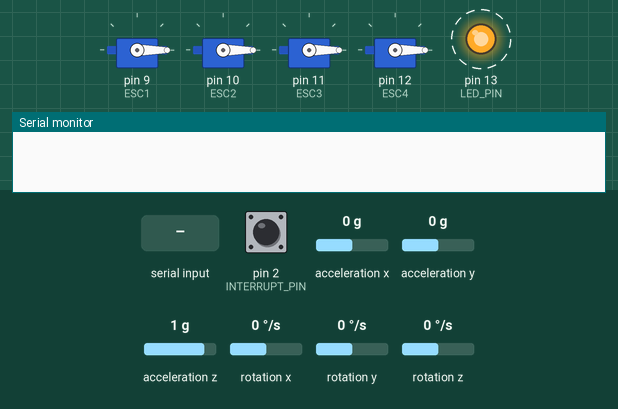
Recording of a sketch running on a simulated Teensy 4. Parts: 4 × servo, output pins drawn as LEDs (lit = HIGH), the last lines printed to the serial monitor. Dashed ring = blinking. Inputs (shaded band) come from the test bench; at power-on: acceleration x 0 g, acceleration y 0 g, acceleration z 1 g, pin 2 (INTERRUPT_PIN) LOW, rotation x 0 °/s, rotation y 0 °/s, rotation z 0 °/s. The sensor or clock chip raises its interrupt line as the real part does.

Above: at 1.51 s.
1.8 s: "U\n" received over the second serial link
4.8 s: acceleration x set to -1.4 g
At 5.07 s:
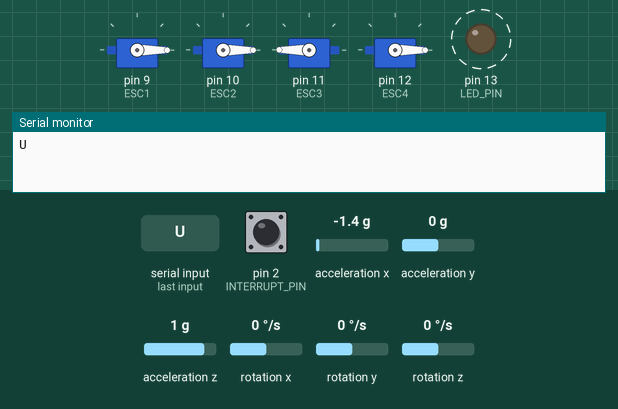
7.8 s: acceleration y set to -1.4 g
At 8.26 s:
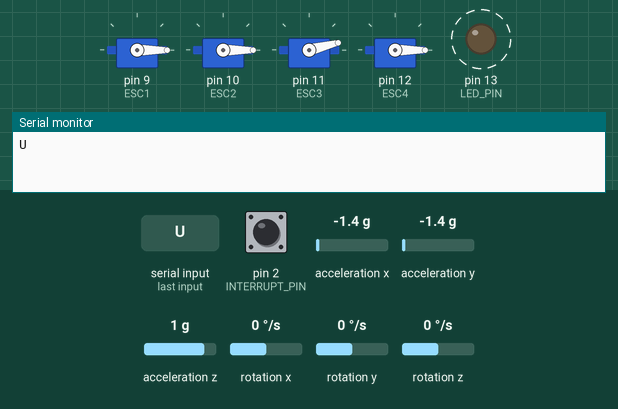
10.8 s: acceleration z set to -1.4 g
At 11.24 s:
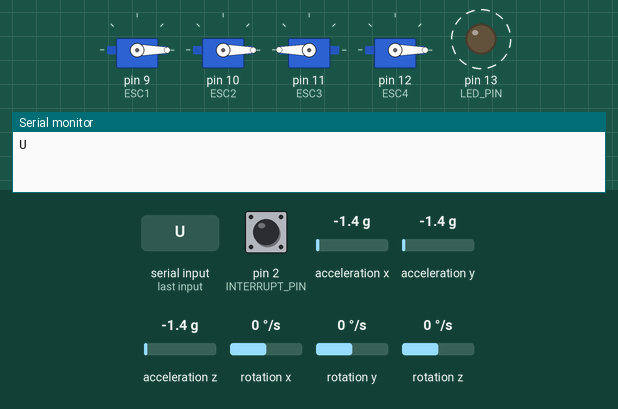
13.8 s: acceleration x set to -0.8 g
At 14.24 s:
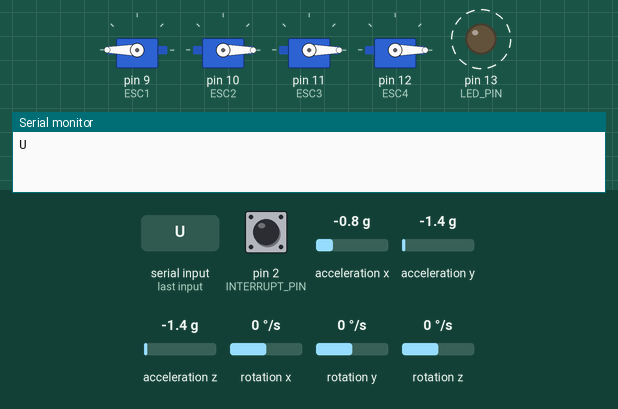
16.8 s: "D\n" received over the second serial link
At 17.38 s:
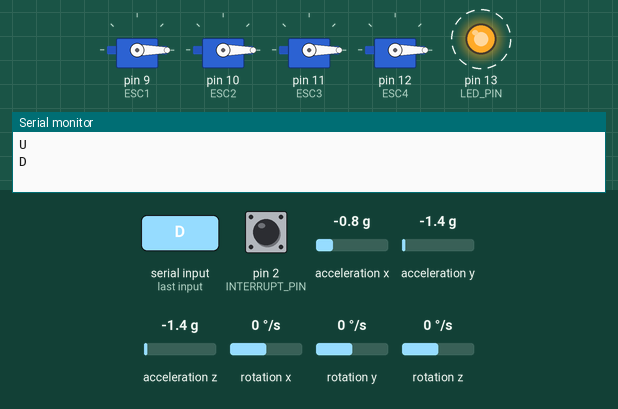
Timing chart, 0 to 20.8 s (numbered marks = the images above; inputs shaded):
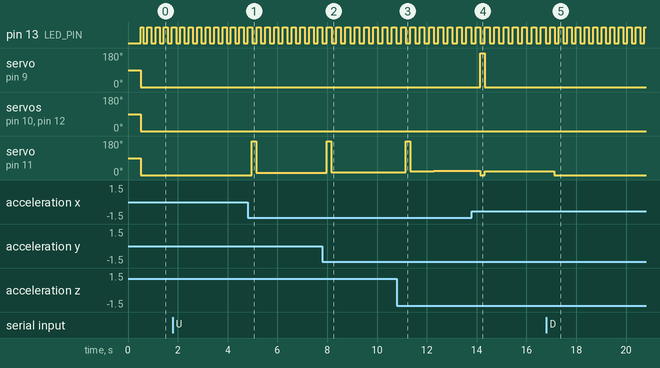

Measured:
- after the input at 4.8 s, servo on pin 11 (ESC3): 0° → 180° after 0.18 s, → 11° 0.18 s later
- after the input at 7.8 s, servo on pin 11 (ESC3): 11° → 180° after 0.18 s, → 14° 0.19 s later
- after the input at 10.8 s, servo on pin 11 (ESC3): 14° → 180° after 0.35 s, → 21° 0.19 s later, → 22° 0.94 s later
- after the input at 13.8 s, servo on pin 9 (ESC1): 0° → 180° after 0.34 s, → 0° 0.19 s later; servo on pin 11 (ESC3): 22° → 0° after 0.34 s, → 20° 0.19 s later, → 21° 1.5 s later
- after the input at 16.8 s, servo on pin 11 (ESC3): 21° → 0° after 0.32 s
- by itself, pin 13 (LED_PIN): alternates HIGH for 0.17 s and LOW for 0.17 s

The sketch:

Drone_C.ino
```cpp
// I2Cdev and MPU6050 must be installed as libraries, or else the .cpp/.h files
// for both classes must be in the include path of your project
#include "I2Cdev.h"

#include "MPU6050_6Axis_MotionApps20.h"
//#include "MPU6050.h" // not necessary if using MotionApps include file

// Arduino Wire library is required if I2Cdev I2CDEV_ARDUINO_WIRE implementation
// is used in I2Cdev.h
#if I2CDEV_IMPLEMENTATION == I2CDEV_ARDUINO_WIRE
    #include "Wire.h"
#endif

#include <Servo.h>
int potValue = 950;
char command;
float pwm1, pwm2, pwm3, pwm4;
int startFlag = 0;
float m = 1.1;
float g = 9.8;
float b = 1.98E-7;
float k = 7.78E-6;

float thrust;
float yaw_pid;
float pitch_pid;
float roll_pid;
float z_pid;

Servo ESC1, ESC2, ESC3, ESC4; //Name the Servo

// class default I2C address is 0x68
// specific I2C addresses may be passed as a parameter here
// AD0 low = 0x68 (default for SparkFun breakout and InvenSense evaluation board)
// AD0 high = 0x69
MPU6050 mpu;
// MPU6050 mpu(0x69); // <-- use for AD0 high

#define OUTPUT_READABLE_YAWPITCHROLL

#define YAW      0
#define PITCH    1
#define ROLL     2
#define THROTTLE 3

#define INTERRUPT_PIN 2  // use pin 2 on Arduino Uno & most boards
#define LED_PIN 13 // (Arduino is 13, Teensy is 11, Teensy++ is 6)
bool blinkState = false;

// MPU control/status vars
bool dmpReady = false;  // set true if DMP init was successful
uint8_t mpuIntStatus;   // holds actual interrupt status byte from MPU
uint8_t devStatus;      // return status after each device operation (0 = success, !0 = error)
uint16_t packetSize;    // expected DMP packet size (default is 42 bytes)
uint16_t fifoCount;     // count of all bytes currently in FIFO
uint8_t fifoBuffer[64]; // FIFO storage buffer

// orientation/motion vars
Quaternion q;           // [w, x, y, z]         quaternion container
VectorInt16 aa;         // [x, y, z]            accel sensor measurements
VectorInt16 aaReal;     // [x, y, z]            gravity-free accel sensor measurements
VectorInt16 aaWorld;    // [x, y, z]            world-frame accel sensor measurements
VectorFloat gravity;    // [x, y, z]            gravity vector
float euler[3];         // [psi, theta, phi]    Euler angle container
float ypr[3];           // [yaw, pitch, roll]   yaw/pitch/roll container and gravity vector
float setPoints[3] = {0, 0, 0};
float errors[3];
float dErrors[3] = {0, 0, 0};
float iErrors[3] = {0, 0, 0};
float preErrors[3] = {0, 0, 0};
// float prepreErrors[3] = {0, 0, 0};

float K = 256215;
float Ti = 1;
float Td = 5;

float KpRoll = K;
float KiRoll = K/Ti;
float KdRoll = K*Td;

float Kp[3] = {0, KpRoll*2, KpRoll};    // P coefficients in that order : Yaw, Pitch, Roll
float Ki[3] = {0, KiRoll*2, KiRoll};    // I coefficients in that order : Yaw, Pitch, Roll
float Kd[3] = {0, KdRoll*2, KdRoll};        // D coefficients in that order : Yaw, Pitch, Roll

unsigned long StartTime;
unsigned long CurrentTime;
float dt = 0.004;

// packet structure for InvenSense teapot demo
uint8_t teapotPacket[14] = { '$', 0x02, 0, 0, 0, 0, 0, 0, 0, 0, 0x00, 0x00, '\r', '\n' };

// ================================================================
// ===               INTERRUPT DETECTION ROUTINE                ===
// ================================================================

volatile bool mpuInterrupt = false;     // indicates whether MPU interrupt pin has gone high
void dmpDataReady() {
    mpuInterrupt = true;
}


// ================================================================
// ===                      INITIAL SETUP                       ===
// ================================================================

void setup() {
    Serial3.begin(9600);
    Serial.begin(9600);
    // join I2C bus (I2Cdev library doesn't do this automatically)
    #if I2CDEV_IMPLEMENTATION == I2CDEV_ARDUINO_WIRE
        Wire.begin();
        Wire.setClock(400000); // 400kHz I2C clock. Comment this line if having compilation difficulties
    #elif I2CDEV_IMPLEMENTATION == I2CDEV_BUILTIN_FASTWIRE
        Fastwire::setup(400, true);
    #endif

    // initialize Serial3 communication
    // (115200 chosen because it is required for Teapot Demo output, but it's
    // really up to you depending on your project)
    // Serial3.begin(38400);
    while (!Serial3); // wait for Leonardo enumeration, others continue immediately

    // initialize device
    mpu.initialize();
    pinMode(INTERRUPT_PIN, INPUT);

    // wait for ready
    while (Serial3.available() && Serial3.read()); // empty buffer

    // load and configure the DMP
    devStatus = mpu.dmpInitialize();

    // supply your own gyro offsets here, scaled for min sensitivity
    mpu.setXGyroOffset(-82);
    mpu.setYGyroOffset(64);
    mpu.setZGyroOffset(-143);
    mpu.setZAccelOffset(1508);

    // make sure it worked (returns 0 if so)
    if (devStatus == 0) {
        // Calibration Time: generate offsets and calibrate our MPU6050
        mpu.CalibrateAccel(6);
        mpu.CalibrateGyro(6);
        mpu.PrintActiveOffsets();
        // turn on the DMP, now that it's ready
        mpu.setDMPEnabled(true);

        // enable Arduino interrupt detection
        attachInterrupt(digitalPinToInterrupt(INTERRUPT_PIN), dmpDataReady, RISING);
        mpuIntStatus = mpu.getIntStatus();

        // set our DMP Ready flag so the main loop() function knows it's okay to use it
        dmpReady = true;

        // get expected DMP packet size for later comparison
        packetSize = mpu.dmpGetFIFOPacketSize();
    }

    // configure LED for output
    pinMode(LED_PIN, OUTPUT);

    ESC1.attach( 9,1000,2000); // (pin, min pulse width, max pulse width in microseconds)
    ESC2.attach(10,1000,2000); // (pin, min pulse width, max pulse width in microseconds)
    ESC3.attach(11,1000,2000); // (pin, min pulse width, max pulse width in microseconds)
    ESC4.attach(12,1000,2000); // (pin, min pulse width, max pulse width in microseconds)
}

// ================================================================
// ===                    MAIN PROGRAM LOOP                     ===
// ================================================================

void loop() {
     StartTime = micros();

     if( Serial3.available() ) // if data is available to read
     {
         command = Serial3.read();
         Serial.println(command);
         if(command == 'U'){
          potValue += 50;
         }else if(command == 'D'){
          potValue -= 50;
         }else if(command == 'S'){
          potValue = 950;
         }
     }

//    ESC1.writeMicroseconds(potValue);
//    ESC2.writeMicroseconds(potValue + 55);
//    ESC3.writeMicroseconds(potValue + 185);
//    ESC4.writeMicroseconds(potValue + 200);

    ESC1.writeMicroseconds(pwm1);
    ESC2.writeMicroseconds(0);
    ESC3.writeMicroseconds(pwm3);
    ESC4.writeMicroseconds(0);

    YPR();
    YPRError();
    PIDController();

    Serial3.print("Yaw: ");
    Serial3.println(ypr[0] * 180/M_PI);
    Serial3.print("Pitch: ");
    Serial3.println(ypr[1] * 180/M_PI);
    Serial3.print("Roll: ");
    Serial3.println(ypr[2] * 180/M_PI);

    Serial3.print("Yaw PID: ");
    Serial3.println(yaw_pid);
    Serial3.print("Pitch PID: ");
    Serial3.println(pitch_pid);
    Serial3.print("Roll PID: ");
    Serial3.println(roll_pid);

    Serial3.print("Throttle: ");
    Serial3.println(potValue);

    Serial3.print("PWM1: ");
    Serial3.println(pwm1);
    Serial3.print("PWM2: ");
    Serial3.println(pwm2);
    Serial3.print("PWM3: ");
    Serial3.println(pwm3);
    Serial3.print("PWM4: ");
    Serial3.println(pwm4);

    Serial3.println('~');

    while((micros() - StartTime) < dt){}
}

void YPR() {
    // if programming failed, don't try to do anything
    if (!dmpReady) return;
    // read a packet from FIFO
    if (mpu.dmpGetCurrentFIFOPacket(fifoBuffer)) { // Get the Latest packet
        #ifdef OUTPUT_READABLE_YAWPITCHROLL
            // display Euler angles in degrees
            mpu.dmpGetQuaternion(&q, fifoBuffer);
            mpu.dmpGetGravity(&gravity, &q);
            mpu.dmpGetYawPitchRoll(ypr, &q, &gravity);
        #endif

        // blink LED to indicate activity
        blinkState = !blinkState;
        digitalWrite(LED_PIN, blinkState);
    }
}

void YPRError() {
    errors[YAW]   = ypr[YAW]   - setPoints[YAW];
    errors[PITCH] = ypr[PITCH] - setPoints[PITCH];
    errors[ROLL]  = ypr[ROLL]  - setPoints[ROLL];

    iErrors[YAW]   += errors[YAW];
    iErrors[PITCH] += errors[PITCH];
    iErrors[ROLL]  += errors[ROLL];

//    iErrors[YAW]   = minMax(iErrors[YAW],   -400/Ki[YAW],   400/Ki[YAW]);
//    iErrors[PITCH] = minMax(iErrors[PITCH], -400/Ki[PITCH], 400/Ki[PITCH]);
//    iErrors[ROLL]  = minMax(iErrors[ROLL],  -400/Ki[ROLL],  400/Ki[ROLL]);

    dErrors[YAW]   = errors[YAW]   - preErrors[YAW];
    dErrors[PITCH] = errors[PITCH] - preErrors[PITCH];
    dErrors[ROLL]  = errors[ROLL]  - preErrors[ROLL];

    // prepreErrors[YAW]   = preErrors[YAW];
    // prepreErrors[PITCH] = preErrors[PITCH];
    // prepreErrors[ROLL]  = preErrors[ROLL];

    preErrors[YAW]   = errors[YAW];
    preErrors[PITCH] = errors[PITCH];
    preErrors[ROLL]  = errors[ROLL];
}

void PIDController() {
    thrust    = potValue;
    yaw_pid   = 0;
    pitch_pid = 0;
    roll_pid  = 0;
    z_pid     = 4*thrust*thrust;

    // Initialize motor commands with throttle
    pwm1 = thrust;
    pwm2 = thrust;
    pwm3 = thrust;
    pwm4 = thrust;

    // Do not calculate anything if throttle is 0
    if (thrust >= 1000) {
        // PID = e.Kp + ∫e.Ki + Δe.Kd
       yaw_pid   = (errors[YAW]   * Kp[YAW])   + (iErrors[YAW]   * Ki[YAW])   * dt + (dErrors[YAW]   * Kd[YAW])   /dt;
       pitch_pid = (errors[PITCH] * Kp[PITCH]) + (iErrors[PITCH] * Ki[PITCH]) * dt + (dErrors[PITCH] * Kd[PITCH]) /dt;
       roll_pid  = (errors[ROLL]  * Kp[ROLL])  + (iErrors[ROLL]  * Ki[ROLL])  * dt + (dErrors[ROLL]  * Kd[ROLL])  /dt;

       // yaw_pid   = yaw_pid +   Kp[YAW]   * (errors[YAW]   - preErrors[YAW])   + Ki[YAW]   * dt * errors[YAW]   + Kd[YAW]   * (errors[YAW]   - 2*preErrors[YAW]   + prepreErrors[YAW])   /dt;
       // pitch_pid = pitch_pid + Kp[PITCH] * (errors[PITCH] - preErrors[PITCH]) + Ki[PITCH] * dt * errors[PITCH] + Kd[PITCH] * (errors[PITCH] - 2*preErrors[PITCH] + prepreErrors[PITCH]) /dt;
       // roll_pid  = roll_pid +  Kp[ROLL]  * (errors[ROLL]  - preErrors[ROLL])  + Ki[ROLL]  * dt * errors[ROLL]  + Kd[ROLL]  * (errors[ROLL]  - 2*preErrors[ROLL]  + prepreErrors[ROLL])  /dt;

        // Keep values within acceptable range. TODO export hard-coded values in variables/const
//        yaw_pid   = minMax(yaw_pid, -400, 400);
//        pitch_pid = minMax(pitch_pid, -400, 400);
//        roll_pid  = minMax(roll_pid, -400, 400);

        // Calculate pulse duration for each ESC
//        pwm1 = thrust + roll_pid + pitch_pid - yaw_pid;
//        pwm2 = thrust - roll_pid + pitch_pid + yaw_pid;
//        pwm3 = thrust - roll_pid - pitch_pid - yaw_pid;
//        pwm4 = thrust + roll_pid - pitch_pid + yaw_pid;

        pwm1 = 0.5*sqrt( + roll_pid + pitch_pid - yaw_pid + z_pid);
        pwm2 = 0.5*sqrt( - roll_pid + pitch_pid + yaw_pid + z_pid);
        pwm3 = 0.5*sqrt( - roll_pid - pitch_pid - yaw_pid + z_pid);
        pwm4 = 0.5*sqrt( + roll_pid - pitch_pid + yaw_pid + z_pid);
    }

    // Prevent out-of-range-values
    pwm1 = minMax(pwm1, 950, 2000);
    pwm2 = minMax(pwm2, 950, 2000);
    pwm3 = minMax(pwm3, 950, 2000);
    pwm4 = minMax(pwm4, 950, 2000);
}

float minMax(float value, float min, float max) {
    if (value > max) {
        value = max;
    } else if (value < min) {
        value = min;
    }

    return value;
}
```
